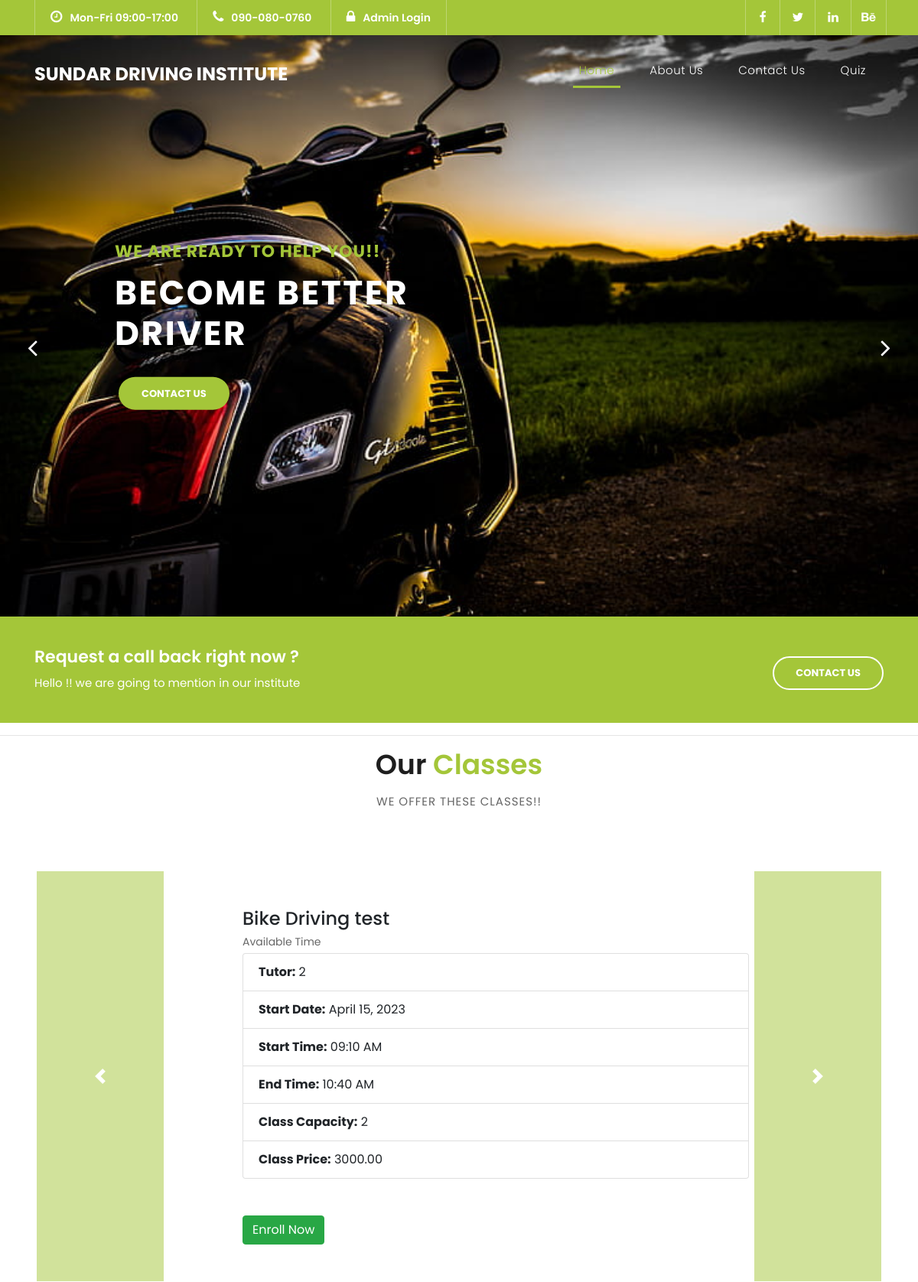
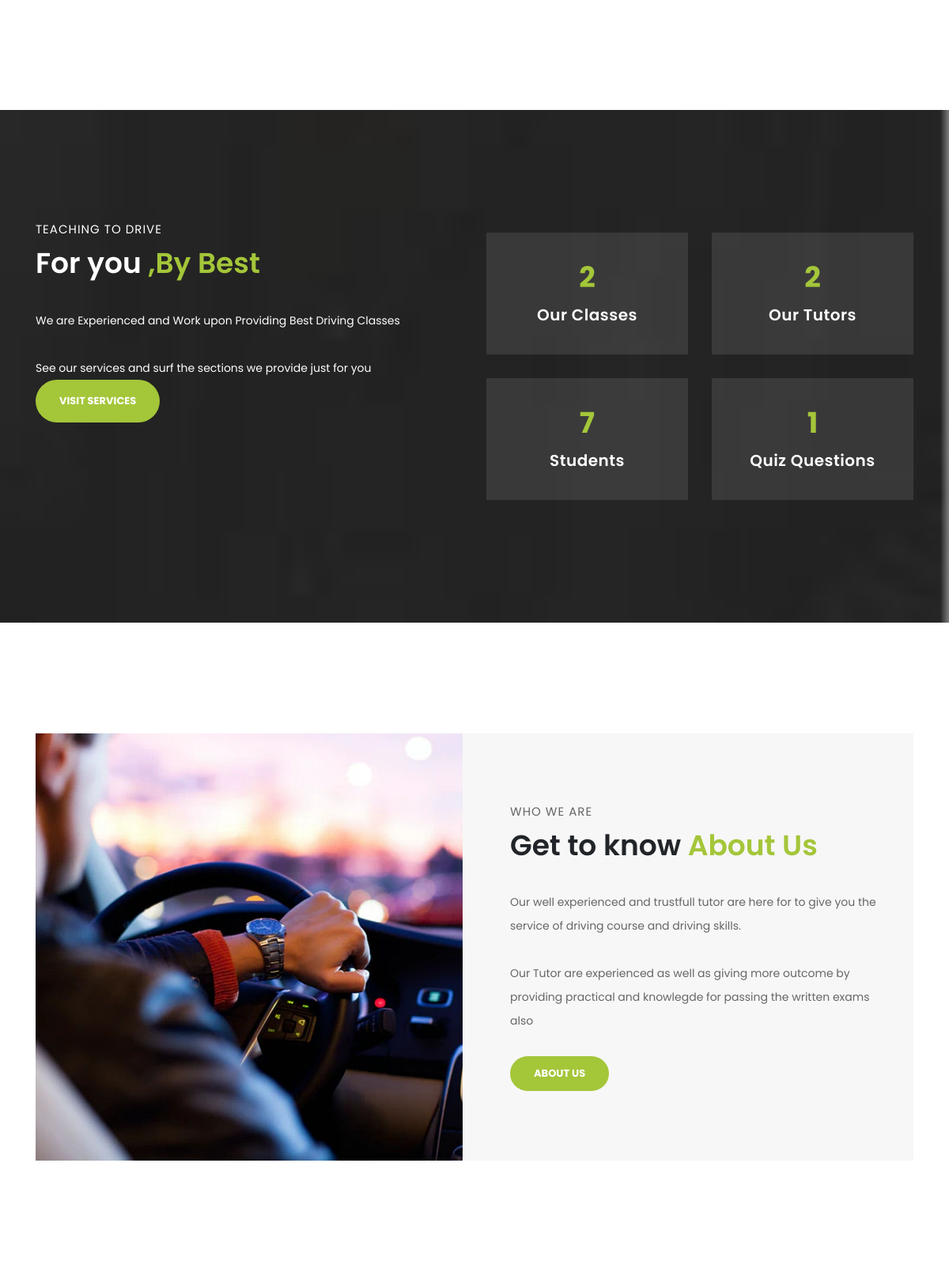
The page / (upper part) on the database its author committed (2 pictures, top to bottom).
### tables this page shows
CREATE TABLE `classes` (
  `ClassID` int(11) NOT NULL,
  `TutorID` int(11) NOT NULL,
  `Subject` varchar(100) NOT NULL,
  `Description` text DEFAULT NULL,
  `StartDate` date NOT NULL,
  `StartTime` time NOT NULL,
  `EndTime` time NOT NULL,
  `ClassCapacity` int(11) NOT NULL,
  `ClassPrice` decimal(10,2) NOT NULL
);

### index.php (the view, shortened to what this page needs)
<!DOCTYPE html>
<html lang="en">
  <head>
    <link href="vendor/bootstrap/css/bootstrap.min.css" rel="stylesheet">
    <link rel="stylesheet" href="assets/css/fontawesome.css">
    <link rel="stylesheet" href="assets/css/templatemo-finance-business.css">
    <link rel="stylesheet" href="assets/css/owl.css">
  </head>
  <?php
include 'inc/db_connect.php';
$sql_students = "SELECT COUNT(*) as count_students FROM students";
$result_students = $conn->query($sql_students);
$count_students = $result_students->fetch_assoc()['count_students'];
$sql_tutors = "SELECT COUNT(*) as count_tutors FROM tutors";
$result_tutors = $conn->query($sql_tutors);
$count_tutors = $result_tutors->fetch_assoc()['count_tutors'];
$sql_classes = "SELECT COUNT(*) as count_classes FROM classes";
$result_classes = $conn->query($sql_classes);
$count_classes = $result_classes->fetch_assoc()['count_classes'];
$sql_questions = "SELECT COUNT(*) as count_questions FROM questions";
$result_questions = $conn->query($sql_questions);
$count_questions = $result_questions->fetch_assoc()['count_questions'];
?>
  <body>
    <div class="sub-header">
      <div class="container">
        <div class="row">
          <div class="col-md-8 col-xs-12">
            <ul class="left-info">
              <li><a href="#"><i class="fa fa-clock-o"></i>Mon-Fri 09:00-17:00</a></li>
              <li><a href="#"><i class="fa fa-phone"></i>090-080-0760</a></li>
              <li><a href="admin/login.php"><i class="fa fa-lock"></i>Admin Login</a></li>
            </ul>
          </div>
          <div class="col-md-4">
            <ul class="right-icons">
              <li><a href="#"><i class="fa fa-facebook"></i></a></li>
              <li><a href="#"><i class="fa fa-twitter"></i></a></li>
              <li><a href="#"><i class="fa fa-linkedin"></i></a></li>
              <li><a href="#"><i class="fa fa-behance"></i></a></li>
            </ul>
          </div>
        </div>
      </div>
    </div>
    <header class="">
      <nav class="navbar navbar-expand-lg">
        <div class="container">
          <a class="navbar-brand" href="index.php"><h2>Sundar Driving Institute</h2></a>
          <div class="collapse navbar-collapse" id="navbarResponsive">
            <ul class="navbar-nav ml-auto">
              <li class="nav-item active">
                <a class="nav-link" href="index.php">Home
                </a>
              </li>
              <li class="nav-item">
                <a class="nav-link" href="about.html">About Us</a>
              </li>
              <li class="nav-item">
                <a class="nav-link" href="contact.php">Contact Us</a>
              </li>
              <li class="nav-item">
                <a class="nav-link" href="quiz.php">Quiz</a>
              </li>
            </ul>
          </div>
        </div>
      </nav>
    </header>
    <div class="main-banner header-text" id="top">
        <div class="Modern-Slider">
          <div class="item item-1">
            <div class="img-fill">
                <div class="text-content">
                  <h6>We are ready to help you!!</h6>
                  <h4>Become Better<br>Driver</h4>
                  <a href="contact.php" class="filled-button">Contact Us</a>
                </div>
            </div>
          </div>
        </div>
    </div>
    <div class="request-form">
      <div class="container">
        <div class="row">
          <div class="col-md-8">
            <h4>Request a call back right now ?</h4>
            <span>Hello !! we are going to mention in our institute</span>
          </div>
          <div class="col-md-4">
            <a href="contact.php" class="border-button">Contact Us</a>
          </div>
        </div>
      </div>
    </div>
    <hr>
    <div class="section-heading">
              <h2>Our <em>Classes</em></h2>
              <span>We offer these classes!!</span>
            </div>
    <div id="carouselExampleControls" class="carousel slide m-5" data-ride="carousel">
  <div class="carousel-inner p-5 m-5">
    <?php
    include 'inc/db_connect.php';
    $sql = "SELECT * FROM classes ";
    $result = $conn->query($sql);
    $i = 0;
    while ($row = $result->fetch_assoc()) {
      $active = ($i == 0) ? 'active' : '';
      $startDate = date('F j, Y', strtotime($row['StartDate']));
      $startTime = date('h:i A', strtotime($row['StartTime']));
      $endTime = date('h:i A', strtotime($row['EndTime']));
    ?>
    <div class="carousel-item <?php echo $active; ?>">
      <div class="row">
        <div class="col-md-2">
        </div>
        <div class="col-md-8">
          <div class="down-content">
            <h4><?php echo $row['Subject']; ?></h4>
            <p><?php echo $row['Description']; ?></p>
            <ul class="list-group">
              <li class="list-group-item"><strong>Tutor:</strong> <?php echo $row['TutorID']; ?></li>
              <li class="list-group-item"><strong>Start Date:</strong> <?php echo $startDate; ?></li>
              <li class="list-group-item"><strong>Start Time:</strong> <?php echo $startTime; ?></li>
              <li class="list-group-item"><strong>End Time:</strong> <?php echo $endTime; ?></li>
              <li class="list-group-item"><strong>Class Capacity:</strong> <?php echo $row['ClassCapacity']; ?></li>
              <li class="list-group-item"><strong>Class Price:</strong> <?php echo $row['ClassPrice']; ?></li>
            </ul>
<a type="button" class="mt-5  btn btn-success" href = "Enroll.php?class=<?php echo $row['ClassID']; ?>">
  Enroll Now
    </a>
          </div>
        </div>
      </div>
    </div>
    <?php
      $i++;
    }
    ?>
  </div>
  <a class="carousel-control-prev" href="#carouselExampleControls" role="button" data-slide="prev">
    <span class="carousel-control-prev-icon" aria-hidden="true"></span>
  </a>
  <a  class="carousel-control-next" href="#carouselExampleControls" role="button" data-slide="next">
    <span class="carousel-control-next-icon" aria-hidden="true"></span>
  </a>
</div>
    <div class="fun-facts">
      <div class="container">
        <div class="row">
          <div class="col-md-6">
            <div class="left-content">
              <span>Teaching To Drive</span>
              <h2>For you <em>,By Best</em></h2>
              <p>We are Experienced and Work upon Providing Best Driving Classes
              <br><br>See our services and surf the sections we provide just for you <br><a href="#" class="filled-button">Visit Services</a>
            </div>
          </div>
          <div class="col-md-6 align-self-center">
            <div class="row">
              <div class="col-md-6">
                <div class="count-area-content">
                  <div class="count-digit"><?php echo $count_classes; ?></div>
                  <div class="count-title">Our Classes</div>
                </div>
              </div>
              <div class="col-md-6">
                <div class="count-area-content">
                  <div class="count-digit"><?php echo $count_tutors; ?></div>
                  <div class="count-title"> Our Tutors</div>
                </div>
              </div>
              <div class="col-md-6">
                <div class="count-area-content">
                  <div class="count-digit"><?php echo $count_students; ?></div>
                  <div class="count-title">Students</div>
                </div>
              </div>
              <div class="col-md-6">
                <div class="count-area-content">
                  <div class="count-digit"><?php echo $count_questions; ?></div>
                  <div class="count-title">Quiz Questions</div>
                </div>
              </div>
            </div>
          </div>
        </div>
      </div>
    </div>
    <div class="more-info">
      <div class="container">
        <div class="row">
          <div class="col-md-12">
            <div class="more-info-content">
              <div class="row">
                <div class="col-md-6">
                  <div class="left-image">
                    <img src="assets/images/cc.jpg" alt="">
                  </div>
                </div>
                <div class="col-md-6 align-self-center">
                  <div class="right-content">
                    <span>Who we are</span>
                    <h2>Get to know  <em> About Us</em></h2>
                    <p>Our well experienced and trustfull tutor are here for to give you the service of driving course and driving skills.<br><br> Our Tutor are experienced as well as giving more outcome by providing practical and  knowlegde for passing the written exams also </p>
                    <a href="about.html" class="filled-button">About us</a>
                  </div>
                </div>
              </div>
            </div>
          </div>
        </div>
      </div>
    </div>
  </body>
</html>

### index.php (style rules this page uses)
.carousel-control-prev, .carousel-control-next { z-index: 1; font-size: 30px; background-color: #a4c639; }

### rows shown on the page
classes: Subject "Bike Driving test", Description "Available Time", TutorID "2", StartDate "April 15, 2023", StartTime "09:10 AM", EndTime "10:40 AM", ClassCapacity "2", ClassPrice "3000.00"

### other values the page prints
$count_classes "2"
$count_tutors "2"
$count_students "7"
$count_questions "1"
